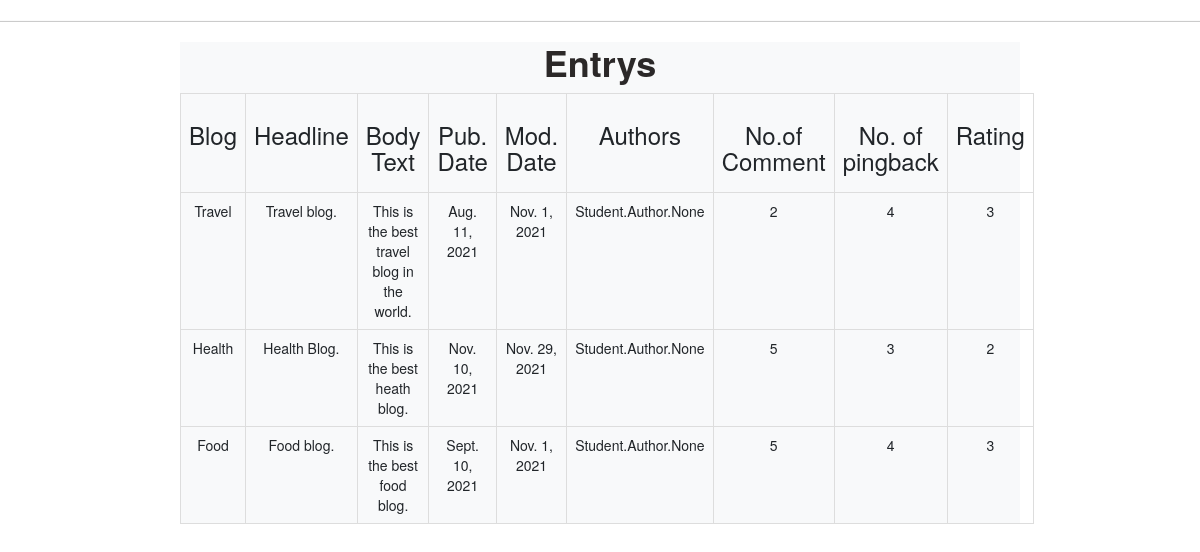
Screenshot of /base1/ with the database file from the repository.
### Student/models.py (models this page shows, shortened)
class Entry(models.Model):
    blog = models.ForeignKey(Blog, on_delete=models.CASCADE)
    headline = models.CharField(max_length=255)
    body_text = models.TextField()
    pub_date = models.DateField()
    mod_date = models.DateField()
    authors = models.ManyToManyField(Author)
    number_of_comments = models.IntegerField()
    number_of_pingbacks = models.IntegerField()
    rating = models.IntegerField()

class Blog(models.Model):
    name = models.CharField(max_length=100)
    tagline = models.TextField()
    def __str__(self):
     return self.name

### Student/views.py (the view)
# urls.py: url(r'^base1/', view_base1),
def view_base1(request):
    stud_base1 = Entry.objects.all()
    return render(request,'base1.html',{'stud2':stud_base1})

### templates/base1.html (shortened to what this page needs)
<!doctype html>
<html lang="en">
<head>
    <link href="https://cdn.jsdelivr.net/npm/bootstrap@5.1.1/dist/css/bootstrap.min.css" rel="stylesheet"
>
    <head>
        <link rel="stylesheet" href="https://maxcdn.bootstrapcdn.com/bootstrap/3.3.7/css/bootstrap.min.css" />
    </head>
<body>
    <hr color="green">
    <div class="container2">
        <table class="table table-bordered" border=2 color="purple" align="center">
            <tr>
                <center>
                    <h1><b>Entrys</b></h1>
                </center>
            </tr>
            <tr>
                <th><center><h3>Blog </h3> </center></th>
                <th><center><h3>Headline</h3> </center></th>
                <th><center><h3>Body Text</h3> </center></th>
                <th><center><h3>Pub. Date</h3> </center></th>
                <th><center><h3>Mod. Date </h3> </center></th>
                <th><center><h3>Authors</h3> </center></th>
                <th><center><h3>No.of Comment</h3> </center></th>
                <th><center><h3>No. of pingback</h3> </center></th>
                <th><center><h3>Rating</h3> </center></th>
            </tr>
            {% for entry in stud2 %}
            <tr>
                <td align="center"> {{ entry.blog }} </td>
                <td align="center"> {{ entry.headline}} </td>
                <td align="center"> {{ entry.body_text}} </td>
                <td align="center"> {{ entry.pub_date}} </td>
                <td align="center"> {{ entry.mod_date }} </td>
                <td align="center"> {{ entry.authors}} </td>
                <td align="center"> {{ entry.number_of_comments}} </td>
                <td align="center"> {{ entry.number_of_pingbacks}} </td>
                <td align="center"> {{ entry.rating}} </td>
            </tr>
            {% endfor %}
        </table>
    </div>
</body>
</html>

### templates/base1.html (style rules this page uses)
.container2 { width: 70%; margin-left: 15%; margin-right: 10%; background-color: rgb(248, 249, 250); color: rgb(43, 40, 40); }

### rows the page displays
Entry: blog "Travel", headline "Travel blog.", body_text "This is the best travel blog in the world.", pub_date "Aug. 11, 2021", mod_date "Nov. 1, 2021", authors "Student.Author.None", number_of_comments "2", number_of_pingbacks "4", rating "3"
Entry: blog "Health", headline "Health Blog.", body_text "This is the best heath blog.", pub_date "Nov. 10, 2021", mod_date "Nov. 29, 2021", authors "Student.Author.None", number_of_comments "5", number_of_pingbacks "3", rating "2"
Entry: blog "Food", headline "Food blog.", body_text "This is the best food blog.", pub_date "Sept. 10, 2021", mod_date "Nov. 1, 2021", authors "Student.Author.None", number_of_comments "5", number_of_pingbacks "4", rating "3"
